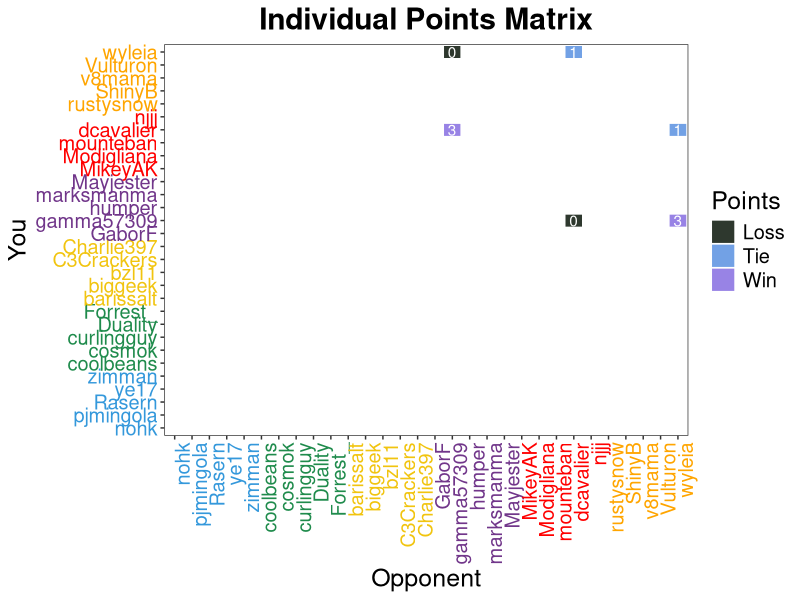
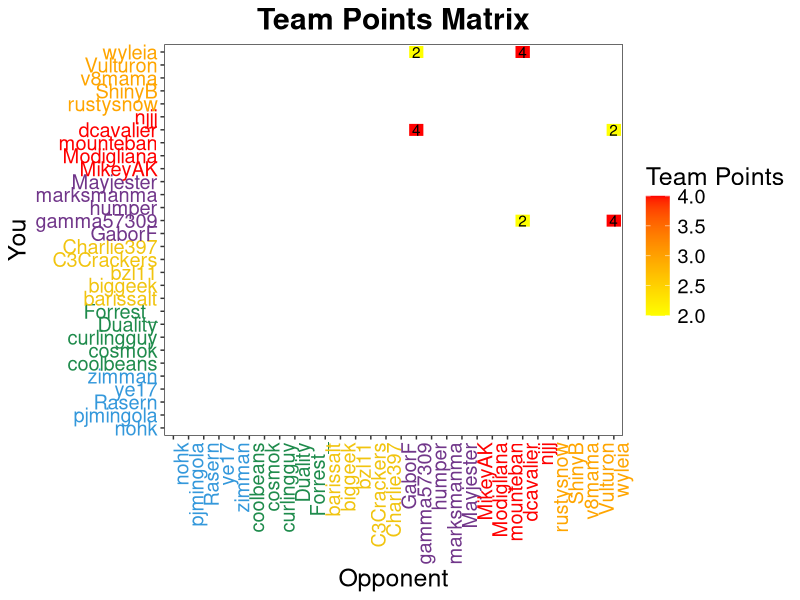
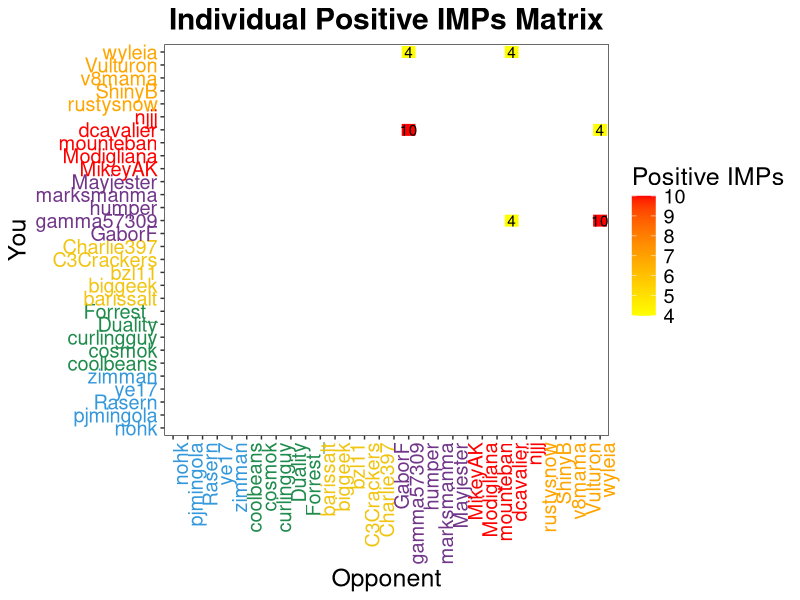
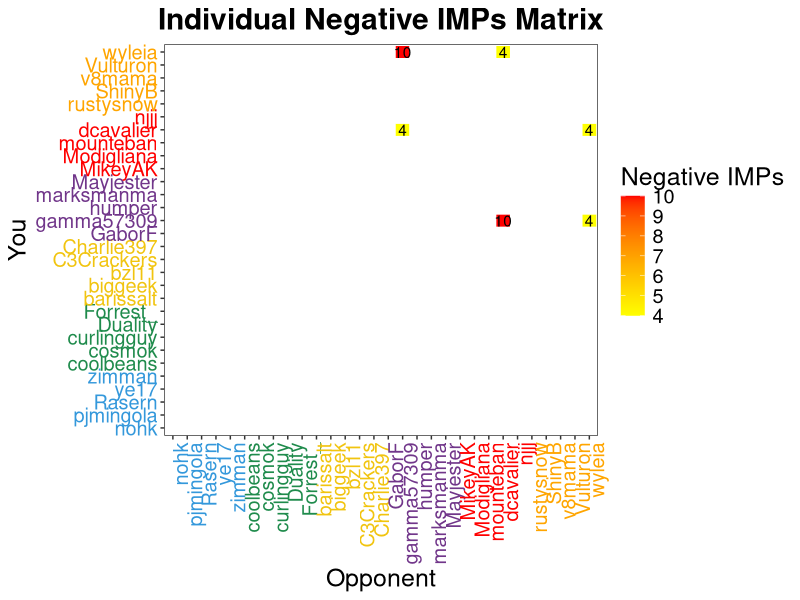

The R source for these figures, in order:
## ---- chunk 1
knitr::opts_chunk$set(echo = TRUE)
## ---- chunk 2
library(dplyr)
library(ggplot2)
library(kableExtra)

# player.list <- c("barissalt",
#                  "biggeek",
#                  "bzl11",
#                  "C3Crackers",
#                  "Charlie397",
#                  "coolbeans",
#                  "cosmok",
#                  "curlingguy",
#                  "Duality",
#                  "Forrest_",
#                  "GaborF",
#                  "gamma57309",
#                  "humper",
#                  "marksmanma",
#                  "Mayjester",
#                  "MikeyAK",
#                  "Modigliana",
#                  "mounteban",
#                  "dcavalier",
#                  "njjj",
#                  "nohk",
#                  "pjmingola",
#                  "Rasern",
#                  "rustysnow",
#                  "ShinyB",
#                  "v8mama",
#                  "Vulturon",
#                  "wyleia",
#                  "ye17",
#                  "zimman")

## Teams
blue <- c("nohk",
                 "pjmingola",
                 "Rasern",
                 "ye17",
                 "zimman")
red <- c("MikeyAK",
                 "Modigliana",
                 "mounteban",
                 "dcavalier",
                 "njjj")
orange <- c("barissalt",
                 "biggeek",
                 "bzl11",
                 "C3Crackers",
                 "Charlie397")
purple <- c("GaborF",
                 "gamma57309",
                 "humper",
                 "marksmanma",
                 "Mayjester")
yellow <- c("rustysnow",
                 "ShinyB",
                 "v8mama",
                 "Vulturon",
                 "wyleia")
green <- c("coolbeans",
                 "cosmok",
                 "curlingguy",
                 "Duality",
                 "Forrest_")

player.list <- c(blue, green, orange, purple, red, yellow)


indivpts <- function(results){
  results$IndPtsP1 <- 0
  for(i in 1:nrow(results)){
    ifelse(results$PosIMPsP1[i] == results$NegIMPsP1[i], 
           results$IndPtsP1[i] <- 1,
           ifelse(results$PosIMPsP1[i] > results$NegIMPsP1[i],
                  results$IndPtsP1[i] <- 3,
                  results$IndPtsP1[i] <- 0))
  }
  return(results)
}

p2results <- function(results){
  if(results[6] == "Y"){
    p2r <- c(results[2],
             results[1],
             0,
             results[5],
             results[4],
             "Y",
             0)
  } else {
    indpts <- ifelse(results[5] == results[4], 1, 
                     ifelse(results[5] > results[4], 3, 0))
    p2r <- c(results[2],
             results[1],
             6 - results[3],
             results[5],
             results[4],
             "N",
             indpts)
  }
  return(p2r)
}

getoutput <- function(results, out) {
  starting.out <- out
  for(i in 1:nrow(results)){
    starting.out[starting.out$Player1 == results$Player1[i] &
                 starting.out$Player2 == results$Player2[i],] <- results[i,]
    starting.out[starting.out$Player1 == results$Player2[i] &
                   starting.out$Player2 == results$Player1[i],] <- p2results(results[i,])
  }
  starting.out$TeamPtsP1 <- as.numeric(starting.out$TeamPtsP1)
  starting.out$PosIMPsP1 <- as.numeric(starting.out$PosIMPsP1)
  starting.out$NegIMPsP1 <- as.numeric(starting.out$NegIMPsP1)
  return(starting.out)
}

makeplots <- function(output) {
  output$IndPtsP1 <- as.factor(output$IndPtsP1)
  
  team.colors <- c(rep("#3498db", 5),
                 rep("#1f8b4c", 5),
                 rep("#f1c40f", 5),
                 rep("#71368a", 5),
                 rep("red", 5),
                 rep("orange", 5))

  indpts <- ggplot(output, (aes(x = Player2, y = Player1, fill = IndPtsP1))) +
    geom_tile(color = "white", size = .25) +
    geom_text(data = output[!is.na(output$IndPtsP1),], aes(label = IndPtsP1), color = "white") + theme_bw() +
    theme(text = element_text(size = 18),
          axis.text.x = element_text(angle = 90, hjust = 1, color = team.colors),
          axis.text.y = element_text(color = team.colors),
          plot.title = element_text(hjust = 0.5, face = "bold"),
          panel.grid.major = element_blank(),
          panel.grid.minor = element_blank()) +
    xlab("Opponent") + ylab("You") +
    ggtitle("Individual Points Matrix") +
    scale_fill_manual(values = c("#2E382E", "#72A1E5", "#9883E5"),
                      name = "Points",
                      labels = c("Loss", "Tie", "Win"),
                      na.value = "white",
                      na.translate = FALSE)
  
  posimps <- ggplot(output, (aes(x = Player2, y = Player1, fill = PosIMPsP1))) +
    geom_tile(color = "white", size = .25) +
    geom_text(data = output[!is.na(output$PosIMPsP1),], aes(label = PosIMPsP1)) + theme_bw() +
    theme(text = element_text(size = 18),
          axis.text.x = element_text(angle = 90, hjust = 1, color = team.colors),
          axis.text.y = element_text(color = team.colors),
          plot.title = element_text(hjust = 0.5, face = "bold"),
          panel.grid.major = element_blank(),
          panel.grid.minor = element_blank()) +
    xlab("Opponent") + ylab("You") +
    ggtitle("Individual Positive IMPs Matrix") +
    scale_fill_gradient(low = "yellow", high = "red", na.value = "white", name = "Positive IMPs")

  negimps <- ggplot(output, (aes(x = Player2, y = Player1, fill = NegIMPsP1))) +
    geom_tile(color = "white", size = .25) +
    geom_text(data = output[!is.na(output$NegIMPsP1),], aes(label = NegIMPsP1)) + theme_bw() +
    theme(text = element_text(size = 18),
          axis.text.x = element_text(angle = 90, hjust = 1, color = team.colors),
          axis.text.y = element_text(color = team.colors),
          plot.title = element_text(hjust = 0.5, face = "bold"),
          panel.grid.major = element_blank(),
          panel.grid.minor = element_blank()) +
    xlab("Opponent") + ylab("You") +
    ggtitle("Individual Negative IMPs Matrix") +
    scale_fill_gradient(low = "yellow", high = "red", na.value = "white", name = "Negative IMPs")
  
  teampts <- ggplot(output, (aes(x = Player2, y = Player1, fill = TeamPtsP1))) +
    geom_tile(color = "white", size = .25) +
    geom_text(data = output[!is.na(output$TeamPtsP1),], aes(label = TeamPtsP1)) + theme_bw() +
    theme(text = element_text(size = 18),
          axis.text.x = element_text(angle = 90, hjust = 1, color = team.colors),
          axis.text.y = element_text(color = team.colors),
          plot.title = element_text(hjust = 0.5, face = "bold"),
          panel.grid.major = element_blank(),
          panel.grid.minor = element_blank()) +
    xlab("Opponent") + ylab("You") +
    ggtitle("Team Points Matrix") +
    scale_fill_gradient(low = "yellow", high = "red", na.value = "white", name = "Team Points")
  
  plot.list <- list(indpts, posimps, negimps, teampts)
}

summaryindiv <- function(output){
  indiv <- output %>% group_by(Player1) %>% summarise("Individual Points" = sum(IndPtsP1, na.rm = TRUE),
                                                      "Team Points" = sum(TeamPtsP1, na.rm = TRUE))
  colnames(indiv)[1] <- c("Player")
  
  indiv <- indiv[order(rowSums(indiv[,2:3]), decreasing = TRUE),]
  
  return(indiv)
}

summaryteam <- function(indiv) {
  bluepts <- sum(indiv$`Team Points`[indiv$Player %in% blue])
  greenpts <- sum(indiv$`Team Points`[indiv$Player %in% green])
  orangepts <- sum(indiv$`Team Points`[indiv$Player %in% orange])
  redpts <- sum(indiv$`Team Points`[indiv$Player %in% red])
  purplepts <- sum(indiv$`Team Points`[indiv$Player %in% purple])
  yellowpts <- sum(indiv$`Team Points`[indiv$Player %in% yellow])

  team <- data.frame(Team = c("Blue", "Green", "Orange", "Yellow", "Red", "Purple"),
                     Points = c(bluepts, greenpts, orangepts, yellowpts, redpts, purplepts))
  
  team <- team[order(team$Points, decreasing = TRUE),]
  
  return(team)
}

starting.out <- expand.grid(player.list, player.list)
colnames(starting.out) <- c("Player1", "Player2")
starting.out <- starting.out[starting.out$Player1 != starting.out$Player2,]
starting.out$TeamPtsP1 <- rep(NA, nrow(starting.out))
starting.out$PosIMPsP1 <- rep(NA, nrow(starting.out))
starting.out$NegIMPsP1 <- rep(NA, nrow(starting.out))
starting.out$Forfeit <- rep("N", nrow(starting.out))
starting.out$IndPtsP1 <- rep(NA, nrow(starting.out))

results <- data.frame(Player1 = c("gamma57309","wyleia","dcavalier"),
                      Player2 = c("wyleia", "dcavalier", "gamma57309"),
                      TeamPtsP1 = as.numeric(c(4,4,4)),
                      PosIMPsP1 = as.numeric(c(10,4,10)),
                      NegIMPsP1 = as.numeric(c(4,4,4)),
                      Forfeit = c("N", "N", "N"),
                      stringsAsFactors = FALSE)

results <- indivpts(results)
big.output <- getoutput(results, starting.out)

plots <- makeplots(big.output)
indiv.table <- summaryindiv(big.output)
team.table <- summaryteam(indiv.table)
## ---- chunk 3

indiv.table %>% 
  kable("html") %>% 
  kable_styling(font_size = 18, full_width = F) %>%
  row_spec(which(indiv.table$Player %in% blue), color = "#3498db") %>%
  row_spec(which(indiv.table$Player %in% green), color = "#1f8b4c") %>%
  row_spec(which(indiv.table$Player %in% yellow), color = "#f1c40f") %>%
  row_spec(which(indiv.table$Player %in% purple), color = "#71368a") %>%
  row_spec(which(indiv.table$Player %in% red), color = "red") %>%
  row_spec(which(indiv.table$Player %in% orange), color = "orange") 
## ---- chunk 4
team.table %>%
  kable("html", row.names = FALSE) %>%
  kable_styling(font_size = 18, full_width = F) %>%
  row_spec(which(team.table$Team == "Blue"), color = "#3498db") %>%
  row_spec(which(team.table$Team == "Green"), color = "#1f8b4c") %>%
  row_spec(which(team.table$Team == "Yellow"), color = "#f1c40f") %>%
  row_spec(which(team.table$Team == "Purple"), color = "#71368a") %>%
  row_spec(which(team.table$Team == "Red"), color = "red") %>%
  row_spec(which(team.table$Team == "Orange"), color = "orange")
## ---- chunk 5
print(plots[[1]])
## ---- chunk 6
print(plots[[4]])
## ---- chunk 7
print(plots[[2]])
## ---- chunk 8
print(plots[[3]])
